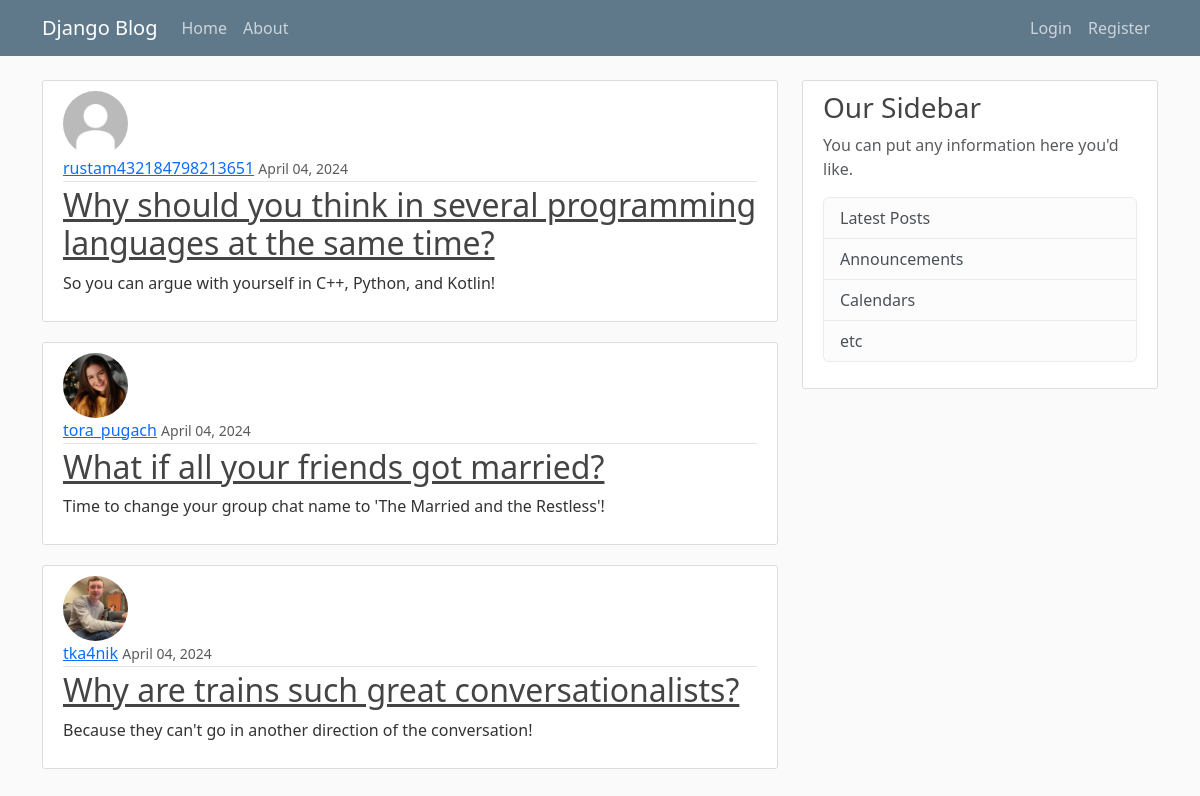
The page / on the database its author committed.
### blog/models.py (models this page shows, shortened)
class Post(models.Model):
    title = models.CharField(max_length=100)
    content = models.TextField()
    date_posted = models.DateTimeField(default=timezone.now)
    author = models.ForeignKey(User, on_delete=models.CASCADE)  # другая БД с которой мы связываемся

### users/models.py (models this page shows, shortened)
class Profile(models.Model):
    user = models.OneToOneField(User, on_delete=models.CASCADE)
    image = models.ImageField(default='default.jpg', upload_to='profiles_pics')

### blog/views.py (the view)
# urls.py: path('', PostListView.as_view(), name='blog-home'),
class PostListView(ListView):
    model = Post
    template_name = 'blog/home.html'
    context_object_name = 'posts'
    ordering = ['-date_posted']

### blog/templates/blog/home.html
{% extends "blog/base.html" %}
{% block content %}
{% for post in posts %}
<article class="media content-section">
    <img class='rounded-circle article-img' src="{{ post.author.profile.image.url }}">
    <div class="media-body">
        <div class="article-metadata">
            <a class="mr-2" href="#">{{ post.author }}</a>
            <small class="text-muted">{{ post.date_posted|date:"F d, Y" }}</small>
        </div>
        <h2><a class="article-title" href="{% url 'post-detail' post.id %}">{{ post.title }}</a></h2>
        <p class="article-content">{{ post.content }}</p>
    </div>
</article>
{% endfor %}
{% endblock content %}

### blog/static/blog/main.css (style rules this page uses)
body { background: #fafafa; color: #333333; margin-top: 5rem; }
h1, h2, h3, h4, h5, h6 { color: #444444; }
.content-section { background: #ffffff; padding: 10px 20px; border: 1px solid #dddddd; border-radius: 3px; margin-bottom: 20px; }
.article-title { color: #444444; }
.article-content { white-space: pre-line; }
.article-img { height: 65px; width: 65px; margin-right: 16px; }
.article-metadata { padding-bottom: 1px; margin-bottom: 4px; border-bottom: 1px solid #e3e3e3 }

### rows shown on the page
Post: author.profile.image (placeholder picture), author "rustam432184798213651", date_posted "April 04, 2024", title "Why should you think in several programming languages at the same time?", content "So you can argue with yourself in C++, Python, and Kotlin!"
Post: author.profile.image (picture), author "tora_pugach", date_posted "April 04, 2024", title "What if all your friends got married?", content "Time to change your group chat name to 'The Married and the Restless'!"
Post: author.profile.image (picture), author "tka4nik", date_posted "April 04, 2024", title "Why are trains such great conversationalists?", content "Because they can't go in another direction of the conversation!"
